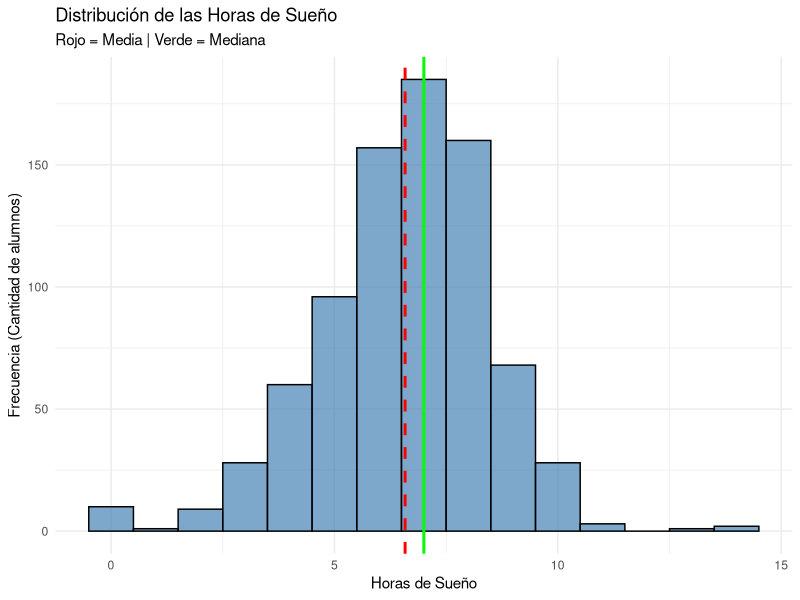
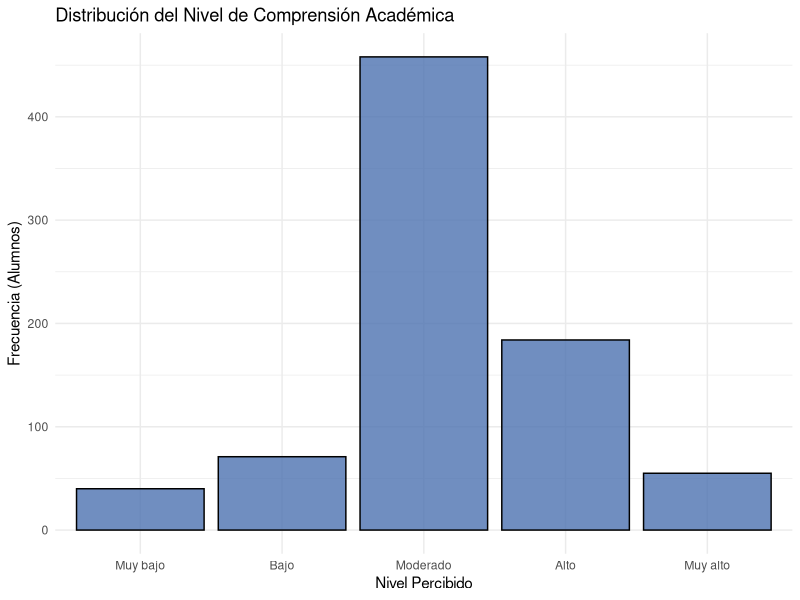
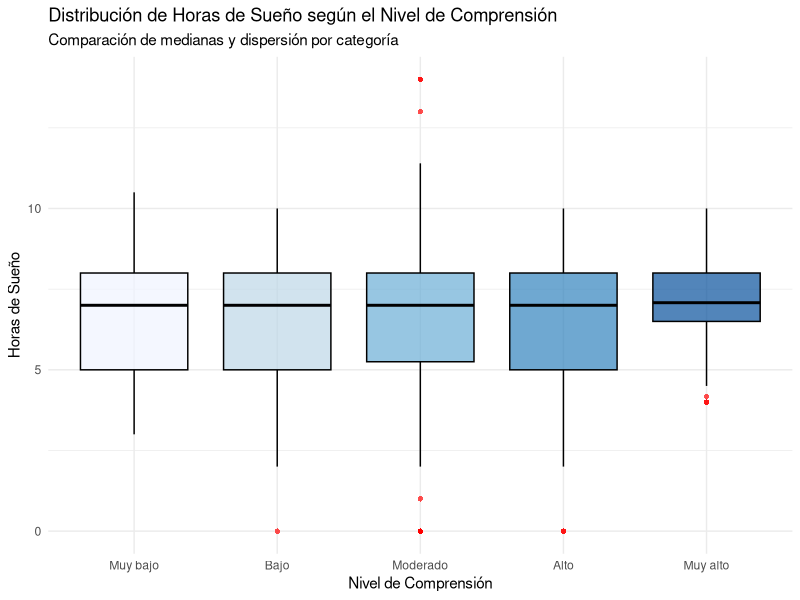

Reproduce these figures in R, in order.
## ---- chunk 1
library(readr)
library(dplyr)
## ---- chunk 2
library(readr)
library(dplyr)
library(ggplot2)
## ---- chunk 3
DF_diario <- read_csv("diario.csv")
DF_exam <- read_csv("examenes.csv")
DF_demo <- read_csv("demograficos.csv")
## ---- chunk 4
DF_diario %>% 
  rename(Cod = `Dirección de correo electrónico`
         , Registro = `Marca temporal`,
         Horas = `¿Cuántas horas dormiste la noche pasada?`,
         Consultas = `¿Cuántas consultas a una IA realizaste hoy?`,
         Comprension = `¿Qué nivel de comprensión tuviste de las actividades académicas que realizaste hoy?`,
         Satisfaccion = `¿Qué nivel de satisfacción tienes con tu avance académico de hoy?`,
         Uso = `¿Cuál fue el uso principal que le diste a la IA hoy?`,
         Sensacion = `¿Cuál fue tu sensación principal después de usar la IA hoy?`
         ) -> DF_diario
DF_demo %>% 
  rename(Cod = `Dirección de correo electrónico`
         , Registro = `Marca temporal`
         , Creditos = `cantidad de créditos académicos cursados en el ciclo regular ( colocar solo el número  )`
         ) -> DF_demo
DF_exam %>% 
  rename(Cod = `Dirección de correo electrónico`
         , Registro = `Marca temporal`,
          Nota = `Nota del examen`,
         ) -> DF_exam
## ---- chunk 5
subset_diario <- select(DF_diario, Cod, Horas, Consultas, Comprension, Satisfaccion, Uso, Sensacion)
subset_demo<- select(DF_demo, Cod, Creditos)
subset_exam <- select(DF_exam, Cod, Nota)

## ---- chunk 6
subset_diario <- subset_diario %>%
  mutate(
   # Continua
    Horas = as.numeric(Horas),
    
    # Discreta
    Consultas = as.integer(Consultas),
    
    # Cualitativa ordinal
    # Muy bajo < Bajo < Moderado < Alto < Muy alto
    Comprension = factor(
      trimws(as.character(Comprension)),
      levels = c("Muy bajo", "Bajo", "Moderado", "Alto", "Muy alto"),
      ordered = TRUE
    ),

    # Cualitativa ordinal
    # 1 < 2 < 3 < 4 < 5
    Satisfaccion = factor(
      trimws(as.character(Satisfaccion)),
      levels = c("1", "2", "3", "4", "5"),
      ordered = TRUE
    ),

    # Limpieza de la variable Uso
    Uso = case_when(
      grepl("(?i)ningun|nada|no.*us[eé]|nothing", Uso) ~ "No uso IA",
      Uso %in% c("Resolver ejercicios", "Resumir", "Programar", "Redactar", "No uso IA") ~ Uso,
      TRUE ~ "Otros"
    ),

    # Cualitativa nominal
    Uso = factor(Uso, ordered = FALSE),

    # Cualitativa nominal
    Sensacion = factor(
      trimws(as.character(Sensacion)),
      ordered = FALSE
    )
  )


subset_demo <- subset_demo %>%
  mutate(
    Creditos = as.integer(Creditos))

subset_exam <- subset_exam %>%
  mutate(
    Nota = as.numeric(Nota))
## ---- chunk 7
str(subset_diario)
summary(subset_diario)

levels(subset_diario$Comprension)
levels(subset_diario$Satisfaccion)
levels(subset_diario$Uso)
levels(subset_diario$Sensacion)

is.factor(subset_diario$Comprension)
is.ordered(subset_diario$Comprension)

is.factor(subset_diario$Satisfaccion)
is.ordered(subset_diario$Satisfaccion)

is.factor(subset_diario$Uso)
is.ordered(subset_diario$Uso)

is.factor(subset_diario$Sensacion)
is.ordered(subset_diario$Sensacion)
## ---- chunk 8
grupo <- c(
  "cristobal.aranda@utec.edu.pe", "pedro.chavez@utec.edu.pe", "joaquin.temoche@utec.edu.pe",
  "rodrigo.sanchez.m@utec.edu.pe", 
  "victor.tipe@utec.edu.pe",
  "eden.paredes@utec.edu.pe",
  "leyrin.aguilar@utec.edu.pe", 
  "francisco.artiles@utec.edu.pe", 
  "matias.caceres@utec.edu.pe",
  "nestor.delacruz@utec.edu.pe"
)

n_grupo_di <- DF_diario |> 
  filter(Cod %in% grupo) |> 
  distinct(Cod, as.Date(Registro)) |>
  nrow()
n_grupo_ex <- subset_exam |> filter(Cod %in% grupo) |> nrow()
n_grupo_dem<- subset_demo |> filter(Cod %in% grupo) |> nrow()
n_grupo_di + n_grupo_ex + n_grupo_dem


## ---- chunk 9
radiografia <- function(datos) {
  data.frame(
    Variable = names(datos),
    NAs = colSums(is.na(datos)),
    Datos_Llenos = colSums(!is.na(datos)),
    Total_Filas = nrow(datos)
  )
}

radiografia_diario <- radiografia(subset_diario)
radiografia_demo <- radiografia(subset_demo)
radiografia_exam <- radiografia(subset_exam)

radiografia_diario
radiografia_demo
radiografia_exam
## ---- chunk 10


summary(subset_diario$Horas)


media_horas <- mean(subset_diario$Horas, na.rm = TRUE)
mediana_horas <- median(subset_diario$Horas, na.rm = TRUE)
sd_horas <- sd(subset_diario$Horas, na.rm = TRUE)
iqr_horas <- IQR(subset_diario$Horas, na.rm = TRUE)

cat("Media:", media_horas, "\nMediana:", mediana_horas, 
    "\nDesv. Estándar:", sd_horas, "\nIQR:", iqr_horas)


ggplot(subset_diario, aes(x = Horas)) +
  geom_histogram(binwidth = 1, fill = "steelblue", color = "black", alpha = 0.7) +
  geom_vline(aes(xintercept = media_horas), color = "red", linetype = "dashed", size = 1) +
  geom_vline(aes(xintercept = mediana_horas), color = "green", linetype = "solid", size = 1) +
  labs(title = "Distribución de las Horas de Sueño",
       subtitle = "Rojo = Media | Verde = Mediana",
       x = "Horas de Sueño",
       y = "Frecuencia (Cantidad de alumnos)") +
  theme_minimal()

## ---- chunk 11

mediana_consultas <- median(subset_diario$Consultas, na.rm = TRUE)
cuartiles_consultas <- quantile(subset_diario$Consultas, probs = c(0.25, 0.75), na.rm = TRUE)
iqr_consultas <- IQR(subset_diario$Consultas, na.rm = TRUE)
rango_consultas <- range(subset_diario$Consultas, na.rm = TRUE)

cat("Mediana (Posición central):", mediana_consultas, "\n")
cat("Mínimo:", rango_consultas[1], "| Máximo:", rango_consultas[2], "\n")
cat("El 50% central de los alumnos realiza entre", cuartiles_consultas[1], "y", cuartiles_consultas[2], "consultas.\n")
cat("Rango Intercuartílico (IQR):", iqr_consultas, "\n")
## ---- chunk 12

tabla_comprension <- table(subset_diario$Comprension)
prop_comprension <- prop.table(tabla_comprension) * 100
prop_comprension

moda_comprension <- names(tabla_comprension)[which.max(tabla_comprension)]

mediana_comprension_idx <- median(as.numeric(subset_diario$Comprension), na.rm = TRUE)
mediana_comprension <- levels(subset_diario$Comprension)[mediana_comprension_idx]

cat("La Moda es:", moda_comprension, "\nLa Mediana se ubica en:", mediana_comprension, "\n")


library(ggplot2)
ggplot(subset_diario[!is.na(subset_diario$Comprension), ], aes(x = Comprension)) +
  geom_bar(fill = "#4C72B0", color = "black", alpha = 0.8) +
  labs(title = "Distribución del Nivel de Comprensión Académica",
       x = "Nivel Percibido",
       y = "Frecuencia (Alumnos)") +
  theme_minimal()

## ---- chunk 13


tabla_uso <- table(subset_diario$Uso)
prop_uso <- prop.table(tabla_uso) * 100


prop_uso_ordenada <- sort(prop_uso, decreasing = TRUE)

cat("Distribución porcentual de los usos de IA:\n")
print(round(prop_uso_ordenada, 2))

moda_uso <- names(prop_uso_ordenada)[1]
porcentaje_moda <- round(prop_uso_ordenada[1], 2)

cat("\nConclusión Descriptiva:\n")
cat("La Moda es '", moda_uso, "', concentrando un ", porcentaje_moda, "% del total de las respuestas registradas.\n", sep = "")

## ---- chunk 14


# 1. Tabla de resumen numérico agrupado
resumen_bivariado <- subset_diario %>%
  filter(!is.na(Comprension) & !is.na(Horas)) %>%
  group_by(Comprension) %>%
  summarise(
    Cantidad_Alumnos = n(),
    Media_Horas = round(mean(Horas), 2),
    Mediana_Horas = median(Horas),
    Desv_Estandar = round(sd(Horas), 2)
  )

cat("Resumen de Horas de Sueño por Nivel de Comprensión:\n")
print(resumen_bivariado)

# 2. Gráfico de cajas comparativo
ggplot(subset_diario %>% filter(!is.na(Comprension) & !is.na(Horas)), 
       aes(x = Comprension, y = Horas, fill = Comprension)) +
  geom_boxplot(alpha = 0.7, color = "black", outlier.color = "red", outlier.shape = 16) +
  labs(title = "Distribución de Horas de Sueño según el Nivel de Comprensión",
       subtitle = "Comparación de medianas y dispersión por categoría",
       x = "Nivel de Comprensión",
       y = "Horas de Sueño") +
  scale_fill_brewer(palette = "Blues") + # Paleta de colores secuencial
  theme_minimal() +
  theme(legend.position = "none") # Ocultamos leyenda porque el eje X ya lo explica
